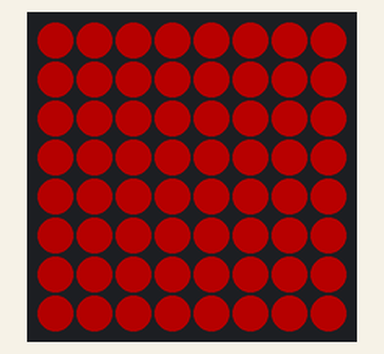
A sketch run on a simulated Arduino Uno, built with avr-gcc and run on an emulated ATmega328P. On the bench: 8×8 RGB LED matrix (first LED top left, wired row by row). Dim RGB values are drawn brighter than linear; what the sketch prints to the serial monitor is not drawn.

Above: at 0.18 s.

The sketch:

main.ino
```cpp
#include <FastLED.h>


// NeoPixelBrightness
// This example will cycle brightness from high to low of
// three pixels colored Red, Green, Blue.
// This demonstrates the use of the NeoPixelBrightnessBus
// with integrated brightness support
//
// There is serial output of the current state so you can
// confirm and follow along
//


#include <NeoPixelBrightnessBus.h> // instead of NeoPixelBus.h

const uint16_t PixelCount = 64; // this example assumes 3 pixels, making it smaller will cause a failure

#define colorSaturation 75 // saturation of color constants

RgbColor red(colorSaturation, 0, 0);
RgbColor green(0, colorSaturation, 0);
RgbColor blue(0, 0, colorSaturation);

uint16_t bright = 0;
// Make sure to provide the correct color order feature
// for your NeoPixels
NeoPixelBrightnessBus<NeoRgbFeature, NeoEsp8266Dma800KbpsMethod> strip(PixelCount);

// you loose the original color the lower the dim value used
// here due to quantization
const uint8_t c_MinBrightness = 8;
const uint8_t c_MaxBrightness = 128;

NeoTopology <RowMajorAlternatingLayout> topo(8,8);

int8_t direction; // current direction of dimming
uint16_t t;

void setup()
{
  Serial.begin(115200);
  while (!Serial); // wait for serial attach

  Serial.println();
  Serial.println("Initializing...");
  Serial.flush();

  // this resets all the neopixels to an off state
  strip.Begin();
  strip.Show();

  direction = -1; // default to dim first

  Serial.println();
  Serial.println("Running...");


  // set our three original colors
  for (int x = 0; x < 8; x++) {
    for (int y = 0; y < 8; y++) {
      bright = inoise16 (x, y, t);
      strip.SetPixelColor(topo.Map(x, y), RgbColor(bright/512,0,0));
    }
  }
  strip.Show();
}


void loop(){
  // set our three original colors
  if(t+100 > millis()){
    for (int x = 0; x < 8; x++) {
      for (int y = 0; y < 8; y++) {
        bright = inoise16(x*2048, y*2048, t*5)/512;
        strip.SetPixelColor(topo.Map(x, y), RgbColor(bright,0,0));
        Serial.println(bright);
      }
    }
    strip.Show();
    t = millis();
  }
}
```
